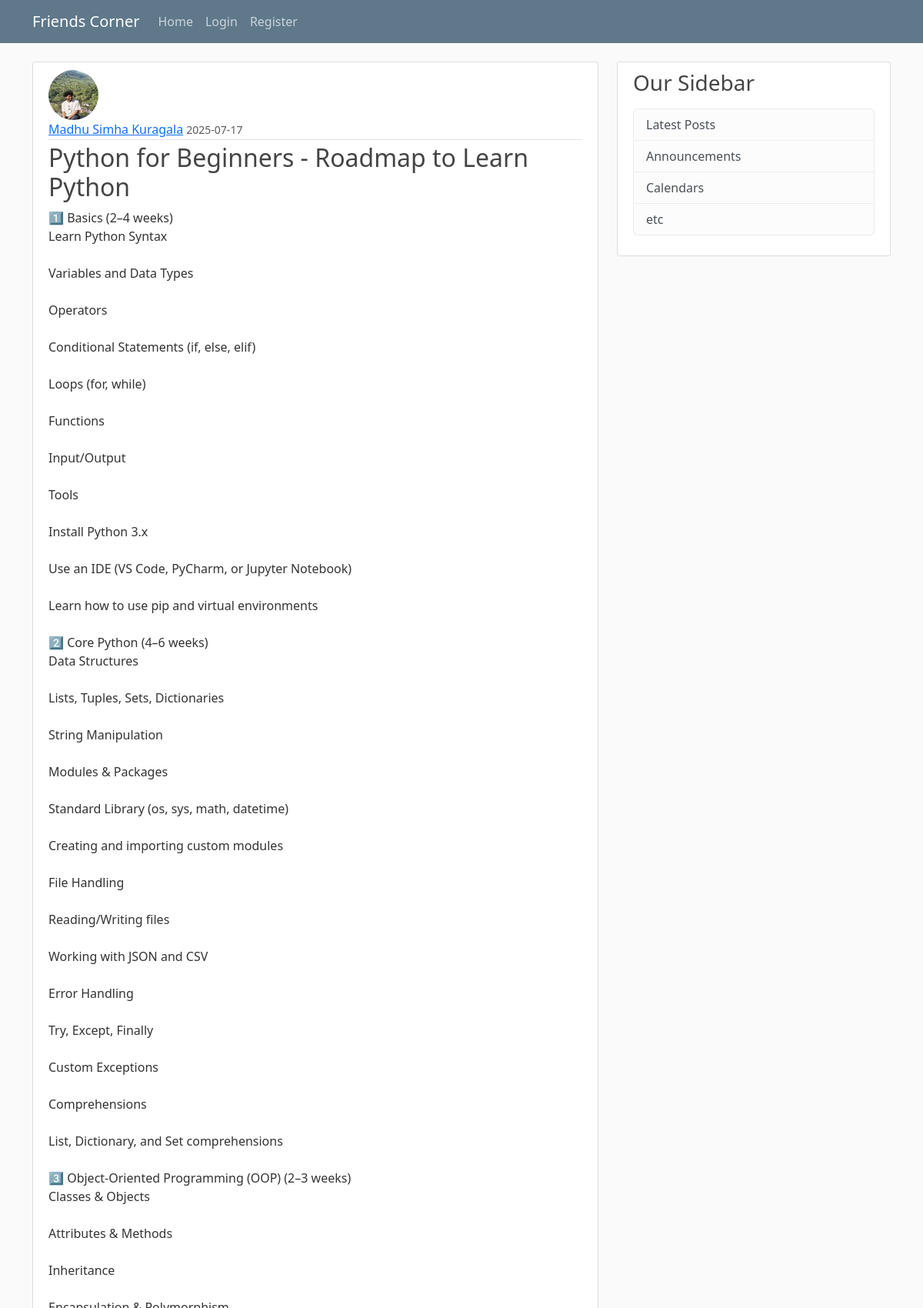
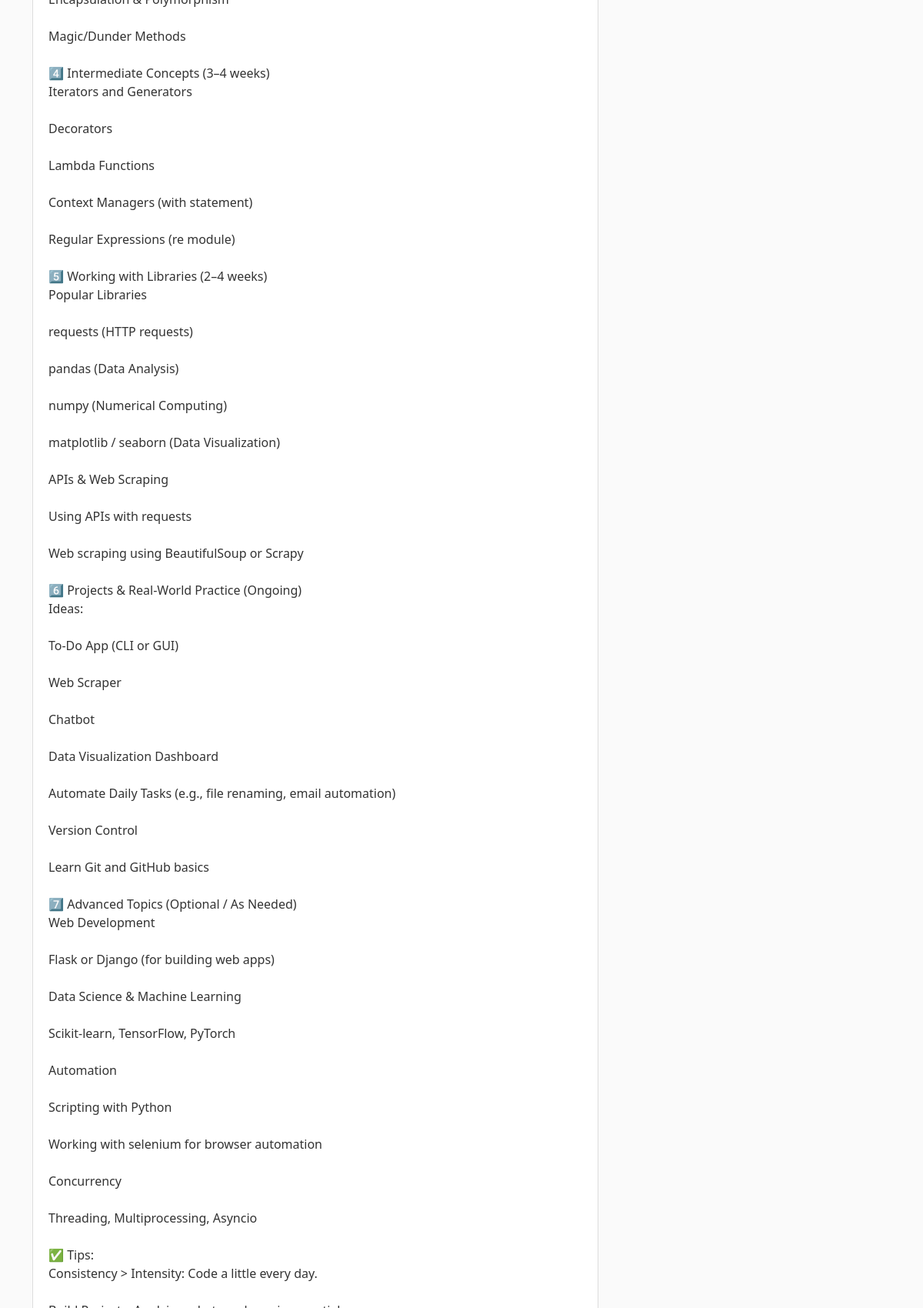
/post/1 (upper part), run on the app's committed database (2 pictures, top to bottom).
### firstblog/models.py (models this page shows, shortened)
class User(db.Model, UserMixin):
    id = db.Column(db.Integer, primary_key=True)
    username = db.Column(db.String(20), unique=True, nullable=False)
    email = db.Column(db.String(120), unique=True, nullable=False)
    image_file = db.Column(db.String(20), nullable=False, default='default.jpg')
    password = db.Column(db.String(60), nullable=False)
    posts = db.relationship('Post', backref='author', lazy=True)

class Post(db.Model):
    id = db.Column(db.Integer, primary_key=True)
    title = db.Column(db.String(20), nullable=False)
    date_posted = db.Column(db.DateTime, nullable=False, default=datetime.utcnow)
    content = db.Column(db.Text(),nullable=False)
    user_id = db.Column(db.Integer, db.ForeignKey('user.id'),nullable=False)

### firstblog/posts/routes.py (the view)
@posts.route("/post/<int:post_id>")
def post(post_id):
    post = Post.query.get_or_404(post_id)
    return render_template('post.html', title=post.title, post=post)

### firstblog/templates/post.html (shortened to what this page needs)
{% extends "layout.html" %}
{% block content %}
  <article class="media content-section">
    <img class="rounded-circle article-img" src="{{ url_for('static', filename='profile_pics/' + post.author.image_file) }}">
    <div class="media-body">
      <div class="article-metadata">
        <a class="mr-2" href="{{ url_for('users.user_posts', username=post.author.username) }}">{{ post.author.username }}</a>
        <small class="text-muted">{{ post.date_posted.strftime('%Y-%m-%d') }}</small>
      </div>
      <h2 class="article-title">{{ post.title }}</h2>
      <p class="article-content">{{ post.content }}</p>
    </div>
  </article>
{% endblock content %}

### firstblog/static/main.css (style rules this page uses)
body { background: #fafafa; color: #333333; margin-top: 5rem; }
h1, h2, h3, h4, h5, h6 { color: #444444; }
.content-section { background: #ffffff; padding: 10px 20px; border: 1px solid #dddddd; border-radius: 3px; margin-bottom: 20px; }
.article-title { color: #444444; }
.article-content { white-space: pre-line; }
.article-img { height: 65px; width: 65px; margin-right: 16px; }
.article-metadata { padding-bottom: 1px; margin-bottom: 4px; border-bottom: 1px solid #e3e3e3 }

### data on the page
User: image_file (picture), author.username "Madhu Simha Kuragala"
Post: date_posted "2025-07-17", title "Python for Beginners - Roadmap to Learn Python"
